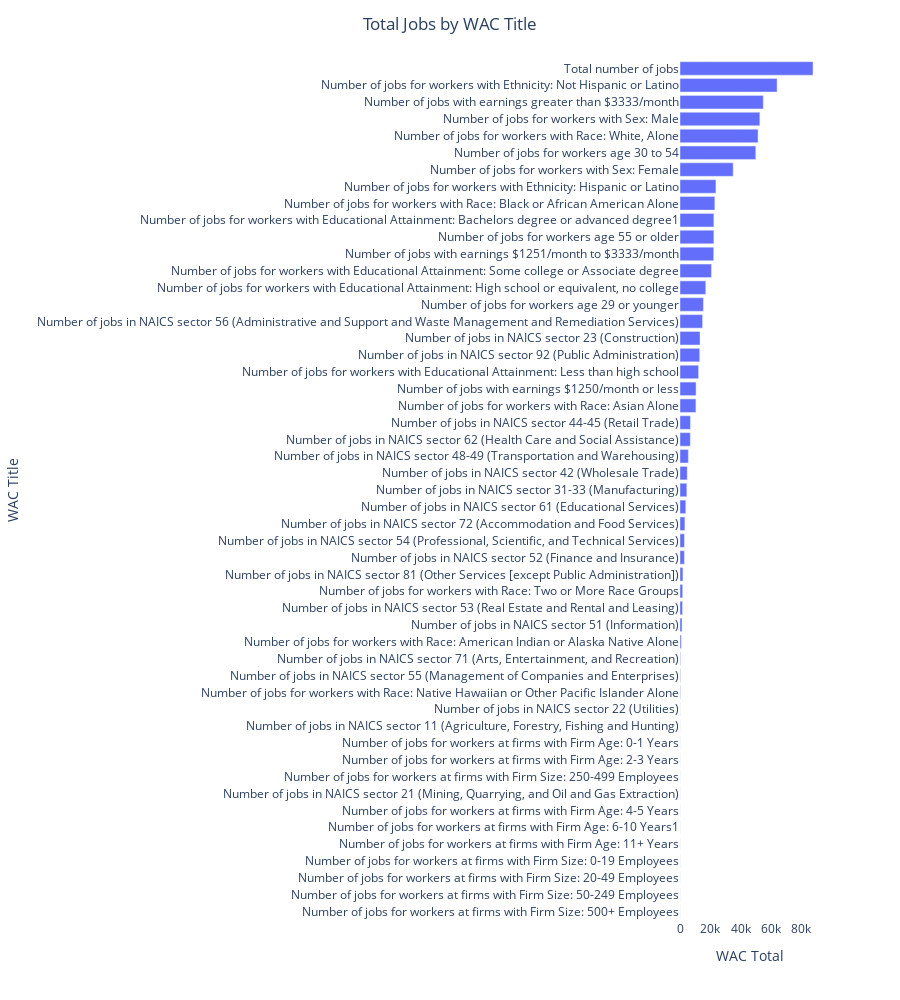

Notebook cell for this chart:
### Code cell
# Creating a horizontal bar chart

fig = px.bar(cd_402_wac_totals_full_dataset, x="WAC Total", y="WAC Title", orientation='h', 
             height=1000)
fig.update_layout(legend_traceorder="reversed")
fig.update_layout(title_text='Total Jobs by WAC Title', title_x=0.5)
fig.update_layout(
    {
        "paper_bgcolor": "rgba(0, 0, 0, 0)",
        "plot_bgcolor": "rgba(0, 0, 0, 0)",
    }
)
fig.show()

### Figure 1 — Plotly figure (JSON) as saved in the notebook; plotly's stock layout.template omitted (floating-point values rounded to 4 significant figures)
{"data": [{"alignmentgroup": "True", "hovertemplate": "WAC Total=%{x}<br>WAC Title=%{y}<extra></extra>", "legendgroup": "", "marker": {"color": "#636efa", "pattern": {"shape": ""}}, "name": "", "offsetgroup": "", "orientation": "h", "showlegend": false, "textposition": "auto", "type": "bar", "x": [0, 0, 0, 0, 0, 0, 0, 0, 0, 0, 0, 6, 13, 207, 238, 277, 830, 1334, 1656, 1765, 1914, 2871, 2911, 3203, 3804, 4476, 4738, 5490, 6790, 6874, 10478, 10572, 12218, 12978, 13187, 14861, 15402, 16971, 20709, 22204, 22304, 22321, 22931, 23674, 35023, 49915, 51410, 52598, 54845, 63947, 87621], "xaxis": "x", "y": ["Number of jobs for workers at firms with Firm Size: 500+ Employees", "Number of jobs for workers at firms with Firm Size: 50-249 Employees", "Number of jobs for workers at firms with Firm Size: 20-49 Employees", "Number of jobs for workers at firms with Firm Size: 0-19 Employees", "Number of jobs for workers at firms with Firm Age: 11+ Years", "Number of jobs for workers at firms with Firm Age: 6-10 Years1", "Number of jobs for workers at firms with Firm Age: 4-5 Years", "Number of jobs in NAICS sector 21 (Mining, Quarrying, and Oil and Gas Extraction)", "Number of jobs for workers at firms with Firm Size: 250-499 Employees", "Number of jobs for workers at firms with Firm Age: 2-3 Years", "Number of jobs for workers at firms with Firm Age: 0-1 Years", "Number of jobs in NAICS sector 11 (Agriculture, Forestry, Fishing and Hunting)", "Number of jobs in NAICS sector 22 (Utilities)", "Number of jobs for workers with Race: Native Hawaiian or Other Pacific Islander Alone", "Number of jobs in NAICS sector 55 (Management of Companies and Enterprises)", "Number of jobs in NAICS sector 71 (Arts, Entertainment, and Recreation)", "Number of jobs for workers with Race: American Indian or Alaska Native Alone", "Number of jobs in NAICS sector 51 (Information)", "Number of jobs in NAICS sector 53 (Real Estate and Rental and Leasing)", "Number of jobs for workers with Race: Two or More Race Groups", "Number of jobs in NAICS sector 81 (Other Services [except Public Administration])", "Number of jobs in NAICS sector 52 (Finance and Insurance)", "Number of jobs in NAICS sector 54 (Professional, Scientific, and Technical Services)", "Number of jobs in NAICS sector 72 (Accommodation and Food Services)", "Number of jobs in NAICS sector 61 (Educational Services)", "Number of jobs in NAICS sector 31-33 (Manufacturing)", "Number of jobs in NAICS sector 42 (Wholesale Trade)", "Number of jobs in NAICS sector 48-49 (Transportation and Warehousing)", "Number of jobs in NAICS sector 62 (Health Care and Social Assistance)", "Number of jobs in NAICS sector 44-45 (Retail Trade)", "Number of jobs for workers with Race: Asian Alone", "Number of jobs with earnings $1250/month or less", "Number of jobs for workers with Educational Attainment: Less than high school", "Number of jobs in NAICS sector 92 (Public Administration)", "Number of jobs in NAICS sector 23 (Construction)", "Number of jobs in NAICS sector 56 (Administrative and Support and Waste Management and Remediation Services)", "Number of jobs for workers age 29 or younger", "Number of jobs for workers with Educational Attainment: High school or equivalent, no college", "Number of jobs for workers with Educational Attainment: Some college or Associate degree", "Number of jobs with earnings $1251/month to $3333/month", "Number of jobs for workers age 55 or older", "Number of jobs for workers with Educational Attainment: Bachelors degree or advanced degree1", "Number of jobs for workers with Race: Black or African American Alone", "Number of jobs for workers with Ethnicity: Hispanic or Latino", "Number of jobs for workers with Sex: Female", "Number of jobs for workers age 30 to 54", "Number of jobs for workers with Race: White, Alone", "Number of jobs for workers with Sex: Male", "Number of jobs with earnings greater than $3333/month", "Number of jobs for workers with Ethnicity: Not Hispanic or Latino", "Total number of jobs"], "yaxis": "y"}], "layout": {"barmode": "relative", "height": 1000, "legend": {"tracegroupgap": 0, "traceorder": "reversed"}, "margin": {"t": 60}, "paper_bgcolor": "rgba(0, 0, 0, 0)", "plot_bgcolor": "rgba(0, 0, 0, 0)", "title": {"text": "Total Jobs by WAC Title", "x": 0.5}, "xaxis": {"anchor": "y", "domain": [0, 1], "title": {"text": "WAC Total"}}, "yaxis": {"anchor": "x", "domain": [0, 1], "title": {"text": "WAC Title"}}}}
